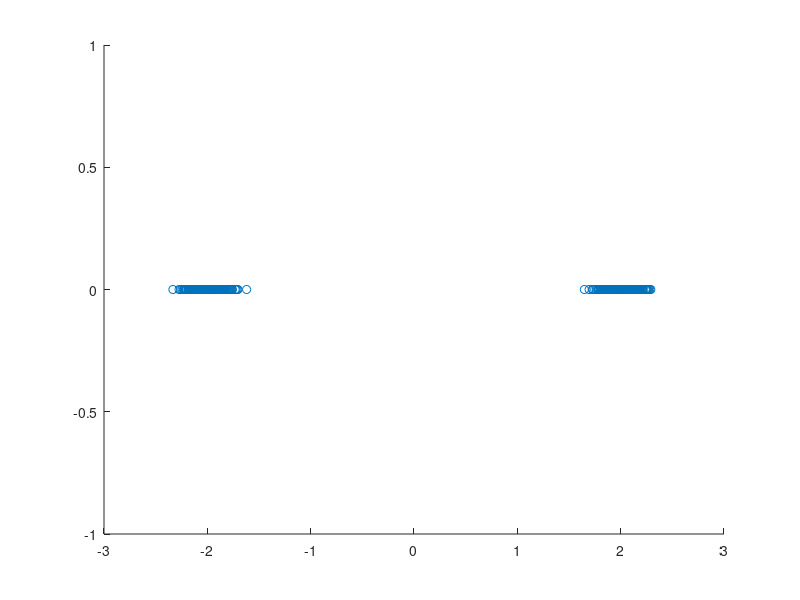

Reproduce this figure in MATLAB.
clear;
clc;
N = 1000; % Number of symbols to be transmitted
A = 1; % We can adjust this as needed. This is directly related to the transmit power
x = A*(2*(randn(N,1)>0) - 1); % Generates +A and -A; both equally likely

%%Section 3.1
%scatter plot to visualize transmitted symbols
scatter(zeros(size(x)), x);
% scatter(x(:,1),x(:,2));   %KAB => NOT sure if this is the kind of scatterplot that he wants
% plotmatrix(x);
% plot(x);

%received signal generation
var_n = 0.01; % Noise variance
n = randn(N,1)*sqrt(var_n); % Zero-mean Gaussian noise with variance var_n
r = x + n; % Received signal
scatter(r,zeros(size(r)));   %KAB => not sure if this is the kind of scatterplot needed but it looks pretty good
% plot(r);

%visualize data with r = 0
% r = zeros(size(x));
% % plot(r);

% receive signal value decision algorithm
for i = 1:1:1000
    if r(i) > 0
        received(i) = A;
    elseif r(i) < 0
        received(i) = -1 * A;
    end
end
    
%plot received data
scatter(received, zeros(size(received)));

%% Section 3.2
%find the number of incorrect guesses
incorrectReceive = 0;
for i = 1:1:1000
   if x(i) ~= received(i)
    incorrectReceive = incorrectReceive + 1;
   end
end

%compute probability of error
Pe = incorrectReceive / N;

%change A to 2
A = 2;
x = A*(2*(randn(N,1)>0) - 1); % Generates +A and -A; both equally likely
r = x + n; % Received signal
scatter(r,zeros(size(r)));   %KAB => not sure if this is the kind of scatterplot needed but it looks pretty good

% receive signal value decision algorithm
for i = 1:1:1000
    if r(i) > 0
        received(i) = A;
    elseif r(i) < 0
        received(i) = -1 * A;
    end
end

%find the number of incorrect guesses
incorrectReceive = 0;
for i = 1:1:1000
   if x(i) ~= received(i)
    incorrectReceive = incorrectReceive + 1;
   end
end

%compute probability of error
%KAB TODO: fix this part of the program
j = 1; % index
% for A = (sqrt(10 * var_n)) : 0.01 : (sqrt(10 .^ 4 * var_n)) %vary A so SNR varies from 10dB to 40dB
    for A = [0.01 1]
%     A = 0.01;
    x = A*(2*(randn(N,1)>0) - 1); % Generates +A and -A; both equally likely
    r = x + n; % Received signal
    
    % receive signal value decision algorithm
    for i = 1:1:1000
        if r(i) > 0
            received(i, 1) = A;
        elseif r(i) < 0
            received(i, 1) = -1 * A;
        end
    end
    
    %find the number of incorrect guesses
    incorrectReceive = 0;
    for k = 1:1:1000
       if x(k) ~= received(k , 1)
        incorrectReceive = incorrectReceive + 1;
       end
    end
    
    % store probabiltity of error and SNR values 
    Pe = incorrectReceive / 1000.000;
    PeValues(j) = incorrectReceive / 1000.000;
    SNRValues(j) = 10 * log10(A ^ 2 / var_n);

    j = j + 1;  %increment stored index
end

%plot probability vs SNR
% semilogy(SNRValues, PeValues);    

%%Section 3.3
% N = 1000;
% A = 5;
% x = A*((2*(randn(N,1)>0)) - 1); % Generates +A and -A; both equally likely
% y = 2*(randn(N,1)>0) - 1;   % Generates 1 and -1; both equally 
%                             % this will be used to determine if 
%                             % if A is placed on the x-axis or the 
%                             % y axis
%                             
% for i = 1:1:1000
%     if y(i) == 1        % if y = 1 place on y-axis 
%         y(i) = x(i);
%         x(i) = 0;
%     elseif y(i) == -1   % if y = -1 place on x-axis
%         y(i) = 0;
%     end
% end
%                                      
% scatter(x,y);
% 
% % test noise simulation
% var_n = 0.01; % Noise variance
% n = randn(N,1)*sqrt(var_n); % Zero-mean Gaussian noise with variance var_n
% m = randn(N,1)*sqrt(var_n); % Zero-mean Gaussian noise with variance var_n 
% r = x + n; % Received signal
% y = y + m; % 
% 
% scatter(r,y);


% for N = [1000 5000] %select a large enough value of N for a smooth curve
%     for A = [0.01 1]  %TODO change to neeeded values
%         x = A*((2*(randn(N,1)>0)) - 1); % Generates +A and -A; both equally likely
%         y = 2*(randn(N,1)>0) - 1; % Generates 1 and -1; both equally 
%                                      % this will be used to determine if 
%                                      % if A is placed on the x-axis or the 
%                                      % y axis
% 
%         
%     end
%     
%     
% end


